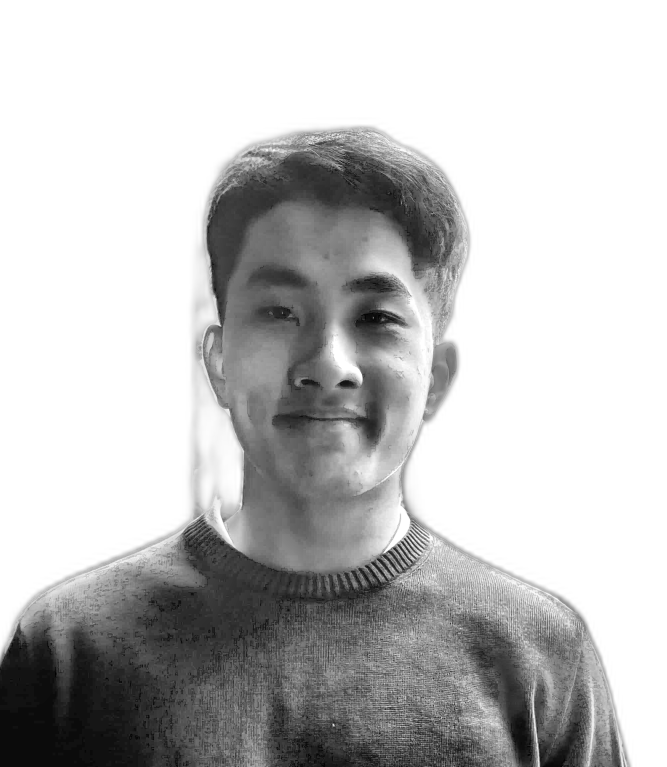
#> input picture source-prepped.png, 2000 x 2300 px (shown at 1/3 size)
$ python make_ascii_svg.py
#> lines starting #> are read from the running program, lines starting #| are printed output that depends on the picture
from pathlib import Path
from xml.sax.saxutils import escape

import numpy as np
from PIL import Image


ROOT = Path(__file__).resolve().parent.parent
SOURCE = ROOT / "source-prepped.png"
OUTPUT = ROOT / "avi-ascii.svg"

COLS = 140
CELL_W = 6
CELL_H = 10
RAMP = " .`:-=+*cs#%@"


def portrait_grid() -> list[str]:
    image = Image.open(SOURCE).convert("L")
#> image is the input picture: PIL image 2000x2300 L; min 0, max 255, mean 192.9
    rows = max(1, round(COLS * image.height / image.width * CELL_W / CELL_H))
#> rows = 97
    image = image.resize((COLS, rows), Image.Resampling.LANCZOS)
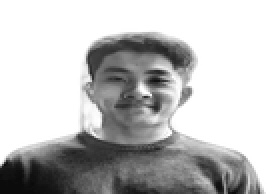
#> image: PIL image 140x97 L (shown 2 times larger); min 10, max 255, mean 192.9
    values = np.asarray(image, dtype=np.float32)

    # White is the leading space; progressively darker pixels use denser glyphs.
    indices = np.clip(
        ((255 - values) / 255 * (len(RAMP) - 1)).astype(int),
        0,
        len(RAMP) - 1,
    )
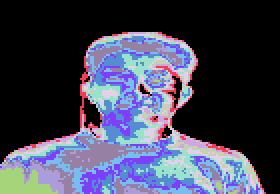
#> indices: shape (97, 140) int64 (shown 2 times larger); 12 distinct labels, from 0 to 11; one colour per label, 0 black
    return ["".join(RAMP[index] for index in row).rstrip() for row in indices]


def build_svg(lines: list[str]) -> str:
    width = COLS * CELL_W
#> width = 840
    height = len(lines) * CELL_H
#> height = 970
    defs: list[str] = []
    rows: list[str] = []
    cursors: list[str] = []

    for index, line in enumerate(lines):
        top = index * CELL_H
        baseline = (index + 1) * CELL_H
        clip_id = f"row-{index}"
        begin = index * 0.035
        duration = 0.42
        defs.append(
            f'<clipPath id="{clip_id}"><rect x="0" y="{top}" width="0" '
            f'height="{CELL_H + 1}"><animate attributeName="width" from="0" '
            f'to="{width}" dur="{duration}s" begin="{begin:.3f}s" fill="freeze"/>'
            f"</rect></clipPath>"
        )
        rows.append(
            f'<text x="0" y="{baseline}" clip-path="url(#{clip_id})">'
            f"{escape(line)}</text>"
        )
        cursors.append(
            f'<rect x="0" y="{top + 1}" width="5" height="{CELL_H - 2}" opacity="0">'
            f'<animate attributeName="opacity" values="0;1;1;0" dur="{duration}s" '
            f'begin="{begin:.3f}s" fill="freeze"/><animate attributeName="x" '
            f'from="0" to="{width}" dur="{duration}s" begin="{begin:.3f}s" '
            f'fill="freeze"/></rect>'
        )
#> this loop made 97 passes
#> (top, baseline, clip_id, begin) on passes 1 to 12: (0, 10, 'row-0', 0), (10, 20, 'row-1', 0.035), (20, 30, 'row-2', 0.07), (30, 40, 'row-3', 0.105), (40, 50, 'row-4', 0.14), (50, 60, 'row-5', 0.175), (60, 70, 'row-6', 0.21), (70, 80, 'row-7', 0.245), (80, 90, 'row-8', 0.28), (90, 100, 'row-9', 0.315), (100, 110, 'row-10', 0.35), (110, 120, 'row-11', 0.385)
#> after the loop, cursors = 97 items; defs = 97 items; rows = 97 items

    return f'''<svg xmlns="http://www.w3.org/2000/svg" viewBox="0 0 {width} {height}" role="img" aria-labelledby="title desc">
  <title id="title">ASCII portrait of Doanh Phung</title>
  <desc id="desc">A monochrome portrait rendered as animated ASCII characters.</desc>
  <defs>{''.join(defs)}</defs>
  <g fill="#8b949e" font-family="ui-monospace, SFMono-Regular, Menlo, Consolas, monospace" font-size="10px" xml:space="preserve">
    {''.join(rows)}
    {''.join(cursors)}
  </g>
</svg>
'''


if __name__ == "__main__":
    OUTPUT.write_text(build_svg(portrait_grid()), encoding="utf-8")
    print(f"Wrote {OUTPUT.name}")

$ run again, with IMG_2962.jpg saved as source-prepped.png
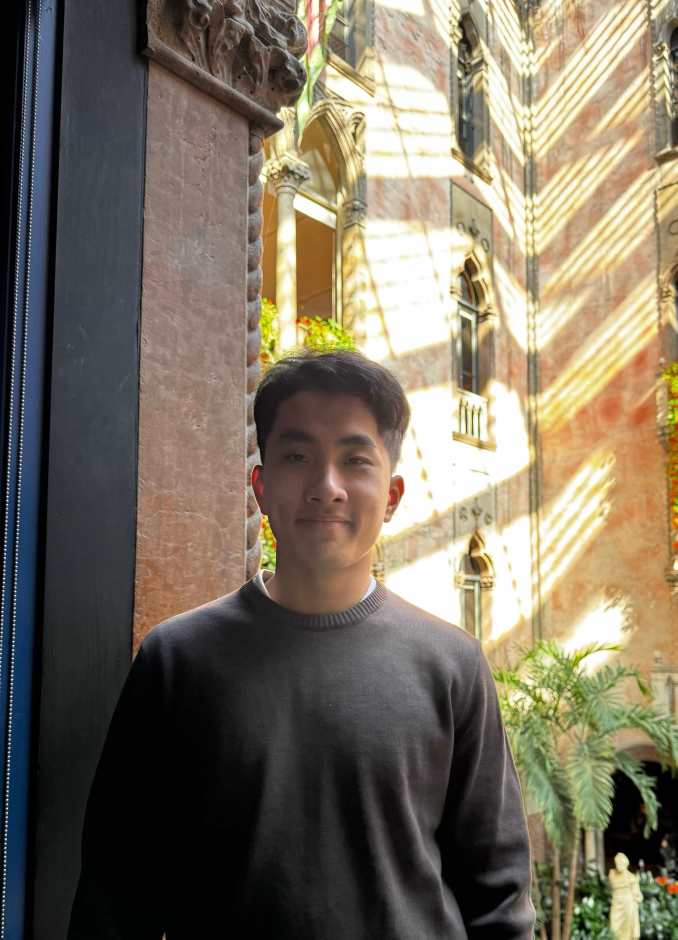
#> input picture IMG_2962.jpg, 3386 x 4697 px (shown at 1/5 size)
#> in portrait_grid, `image = image.resize((COLS, rows), Image.Resampling.LANCZOS)`:
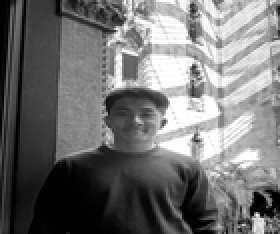
#> image: PIL image 140x117 L (shown 2 times larger); min 0, max 255, mean 114.4
#> in portrait_grid, `indices = np.clip( ((255 - values) / 255 * (len(RAMP) - 1)).astype(int..`:
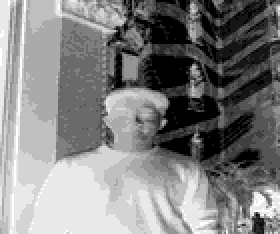
#> indices: shape (117, 140) int64 (shown 2 times larger); min 0, max 12, mean 6.11; drawn with min black and max white
#> width = 840
#> height = 1170
#> the loop in build_svg, `for index, line in enumerate(lines):` made 117 passes
#> (top, baseline, clip_id, begin) on passes 1 to 8: (0, 10, 'row-0', 0), (10, 20, 'row-1', 0.035), (20, 30, 'row-2', 0.07), (30, 40, 'row-3', 0.105), (40, 50, 'row-4', 0.14), (50, 60, 'row-5', 0.175), (60, 70, 'row-6', 0.21), (70, 80, 'row-7', 0.245)
#> after the loop in build_svg, `for index, line in enumerate(lines):`: cursors = 117 items
